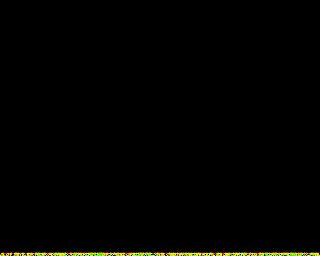
Frame 1 (no input)
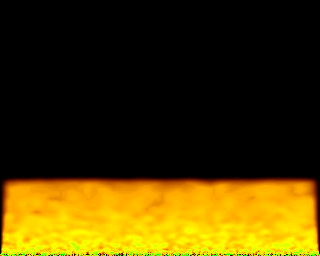
Frame 60 (the mouse pressed at the canvas centre just before this capture)
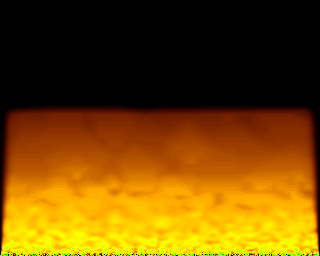
Frame 120 (the mouse held since frame 60 and released just before this capture)

The Processing sketch that drew these frames (run headless with seeded random() and noise(); from frame 60 on, the mouse is pressed at the canvas centre):

// Processing sketch: fire
// ── fire.pde
color[] palette;
int[][] screen;

void setup() {
  size(320, 256);
  colorMode(HSB);
  palette = new color[256];
  screen = new int[320][256];

  /* Clear screen */
  for (int y = 0; y < 256; ++y) {
    for (int x = 0; x < 320; ++x) {
      screen[x][y] = 0;
    }
  }
  /* Create palette */
  for (int i = 0; i < 256; i+=1) {
    palette[i] = color(i/3, 255, constrain(i*3, 0, 255));
  }

}

void draw() {
  /* Randomize bottom rows */
  for (int x = 0; x < 320; ++x) {
    screen[x][255] = (int)random(0,255);
    screen[x][254] = (int)random(0,255);
  }

  /* Calculate new screen values */
  for (int y = 0; y < 254; ++y) {
    for (int x = 1; x < 319; ++x) {
      int i1 = screen[x][y+1];
      int i2 = screen[x][y+2];
      int i3 = screen[x-1][y+1];
      int i4 = screen[x+1][y+1];
      int idx = (i1+i2+i3+i4)*64/257;
      screen[x][y] = idx;
    }
  }

  /* Draw screen */
  for (int y = 0; y < 256; y++) {
    for (int x = 0; x < 320; x++) {
      //println(screen[x][y]);
      set(x, y, palette[screen[x][y]]);
    }
  }
}
